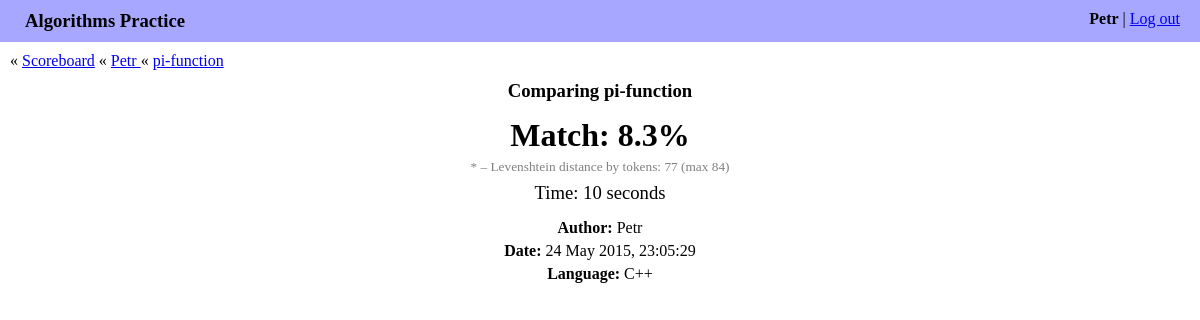
The app's page /history/Petr/pi-function/662/ (signed in) with its own data.
### algo/models.py (models this page shows, shortened)
class Submit(models.Model):
    algorithm = models.ForeignKey(Algorithm)
    author = models.ForeignKey(User)
    date = models.DateTimeField(auto_now_add=True)
    elapsed_seconds = models.IntegerField()
    source_code = models.TextField()
    score = models.FloatField()

class Algorithm(models.Model):
    name = models.CharField(max_length=255)
    slug = models.SlugField(max_length=60)
    language = models.ForeignKey(Language)
    source_code = models.TextField()

class Language(models.Model):
    name = models.CharField(max_length=255)
    mime_type = models.CharField(max_length=60)

### algo/views.py (the view)
@login_required
def show_submit(request, author_username, algorithm_slug, submit_id,
                new_submit=False):
    author = get_object_or_404(User, username=author_username)
    algorithm = get_object_or_404(Algorithm, slug=algorithm_slug)
    submit = get_object_or_404(Submit, author=author, algorithm=algorithm,
                               id=submit_id)
    comparer = CodeComparer(submit.source_code, algorithm.source_code)
    return render(request, 'algo/submit.html', {
        'comparer': comparer,
        'editable_region': comparer.editable_region,
        'new_submit': new_submit,
        'submit': submit,
    })

### algo/code_processing.py (called while the page is built)
def split_to_lines(code):
    return [line.rstrip() for line in code.splitlines()]

def split_to_tokens(code):
    return re.findall(r'\w+|\S', code)

def levenshtein_distance(a, b):
    M = len(a)
    N = len(b)
    dp = [[0 for j in range(N + 1)] for i in range(M + 1)]
    for i in range(M + 1):
        for j in range(N + 1):
            if i == 0 or j == 0:
                dp[i][j] = i + j
                continue
            dp[i][j] = min(
                dp[i][j - 1] + 1,
                dp[i - 1][j] + 1,
                dp[i - 1][j - 1] + (a[i - 1] != b[j - 1]),
            )
    return dp[M][N]

    def _calculate_score(self):
        written_tokens = split_to_tokens(self.written_fragment)
        expected_tokens = split_to_tokens(self.expected_fragment)
        self.distance = levenshtein_distance(written_tokens, expected_tokens)
        self.max_distance = max(len(written_tokens), len(expected_tokens))
        score = (1.0 - self.distance / self.max_distance) * 100
        self.score = math.floor(score * 10) / 10

### algo/templates/algo/submit.html (shortened to what this page needs)
{% extends "algo/base.html" %}
{% load staticfiles %}
{% block includes %}
<link rel="stylesheet" href="{% static 'algo/lib/codemirror-5.3/lib/codemirror.css' %}" />
<link rel="stylesheet" href="{% static 'algo/lib/codemirror-5.3/addon/scroll/simplescrollbars.css' %}" />
<link rel="stylesheet" href="{% static 'algo/lib/codemirror-5.3/addon/merge/merge.css' %}" />
{% endblock %}
{% block content %}
<div class="navigation_box">
    &laquo; <a href="{% url 'algo:index' %}">Scoreboard</a>
    &laquo; <a href="{% url 'algo:history' author_username=submit.author.username %}">
        {{ submit.author.username }}
    </a>
    &laquo; <a href="{% url 'algo:history' author_username=submit.author.username algorithm_slug=submit.algorithm.slug %}">
        {{ submit.algorithm.name }}
    </a>
</div>
<div class="submit_content">
    <h3>Comparing {{ submit.algorithm.name }}</h3>
    <div class="match_description">
        <div class="match_percents">Match: {{ comparer.score|floatformat:1 }}%</div>
        <div class="match_comment">
            * &ndash; Levenshtein distance by tokens: {{ comparer.distance }} (max {{ comparer.max_distance }})
        </div>
        <div class="submit_elapsed_time">Time: {{ submit.elapsed_seconds }} seconds</div>
    </div>
    <div class="match_continue">
        {% if new_submit %}
        <a href="{% url 'algo:check' algorithm_slug=submit.algorithm.slug %}">Try again</a>
        <a href="{% url 'algo:check_random' %}">Try random</a>
        {% else %}
        <p><b>Author:</b> {{ submit.author.username }}</p>
        <p><b>Date:</b> {{ submit.date|date:"d M Y, H:m:s" }}</p>
        <p><b>Language:</b> {{ submit.algorithm.language.name }}</p>
        {% endif %}
    </div>
{% endblock %}

### algo/templates/algo/base.html (shortened to what this page needs)
<!DOCTYPE html>
<html>
    <head>
        {% load staticfiles %}
        {% block includes %}{% endblock %}
        <link rel="stylesheet" href="{% static 'algo/style.css' %}">
    </head>
    <body>
        <div class="account_bar">
            <div class="account_info">
                <b>{{ request.user.username }}</b> | <a href="{% url 'logout' %}">Log out</a>
            </div>
            <div class="site_title">Algorithms Practice</div>
        </div>
        <div class="content">
        {% block content %}{% endblock %}
    </body>
</html>

### algo/static/algo/style.css (style rules this page uses)
body { margin: 0; }
.account_bar { background-color: #a7a7ff; padding: 10px 20px 10px 25px; }
.account_info { float: right; }
.site_title { font-size: 14pt; font-weight: bold; }
.content { margin: 10px; }
h3 { margin-top: 10px; }
.submit_content { margin-left: auto; margin-right: auto; text-align: center; width: 1000px; }
.submit_content h3 { margin-bottom: 5px; overflow-y: hidden; }
.match_description { margin-top: 15px; margin-bottom: 15px; }
.match_continue { margin: 15px; }
.match_continue a, .match_continue p { margin: 5px; }
.match_percents { font-size: 24pt; font-weight: bold; margin: 5px; }
.match_comment { color: gray; font-size: 10pt; }
.submit_elapsed_time { margin-top: 7px; font-size: 14pt; }

### records on screen
Submit: author.username "Petr", algorithm.name "pi-function", elapsed_seconds "10", date "24 May 2015, 23:05:29", algorithm.language.name "C++"

### other values on screen
{{ request.user.username }} "Petr"
{{ comparer.score|floatformat:1 }} "8.3"
{{ comparer.distance }} "77"
{{ comparer.max_distance }} "84"
